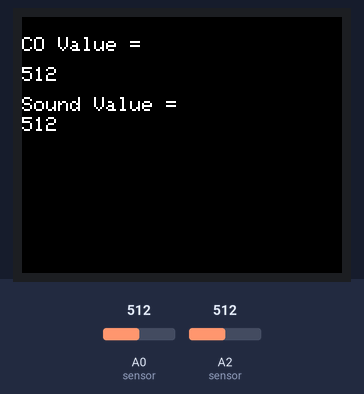
Bench run of a sketch on a simulated Arduino Uno, built with avr-gcc and run on an emulated ATmega328P. On the bench: 160×128 colour display. Inputs (shaded band) come from the test bench; at power-on: A0 (sensor) = 512, A2 (sensor) = 512. What the sketch prints to the serial monitor is not drawn.

Above: at 5.8 s.
5.9 s: A0 (sensor) set to 716
At 10.4 s:
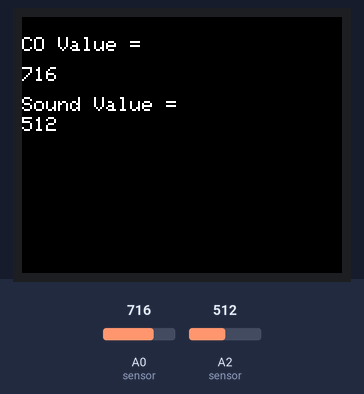
11.9 s: A2 (sensor) set to 306
At 16.4 s:
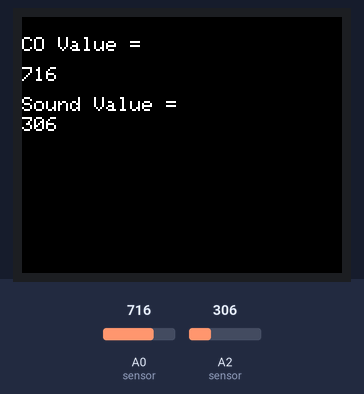
17.9 s: A0 (sensor) set to 900
At 21.1 s:
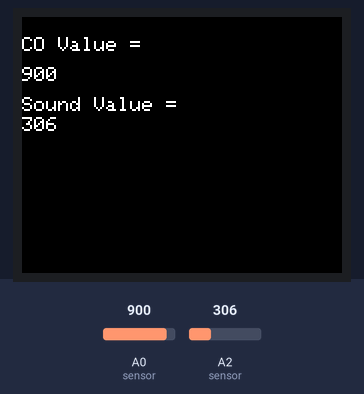
23.9 s: A2 (sensor) set to 122
At 25.8 s:
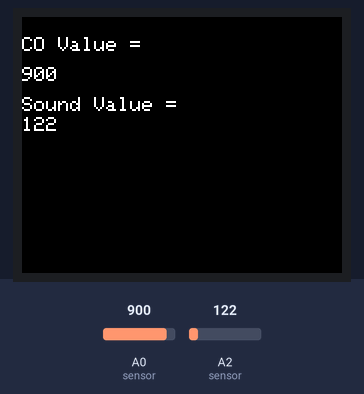
29.9 s: A2 (sensor) set to 0
At 30.5 s:
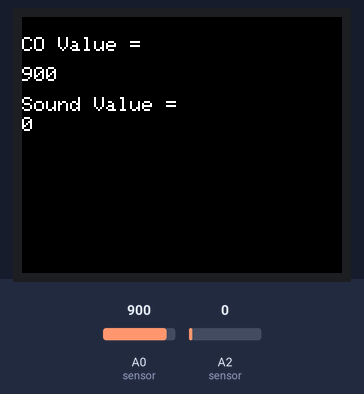
35.9 s: A0 (sensor) set to 1023
At 41.2 s:
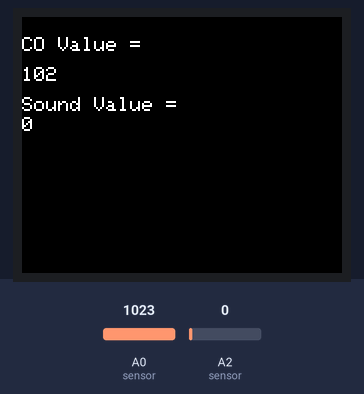
Timing chart, 0 to 42.7 s (numbered marks = the images above; inputs shaded):
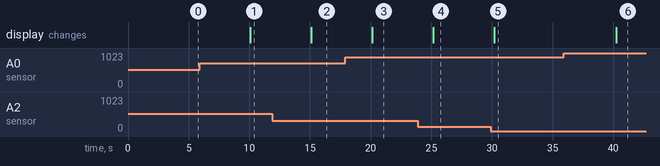

Measured:
- after the input at 5.9 s, the display: changes after 4.2 s (image 1)
- after the input at 11.9 s, the display: changes after 3.2 s (image 2)
- after the input at 17.9 s, the display: changes after 2.2 s (image 3)
- after the input at 23.9 s, the display: changes after 1.3 s (image 4)
- after the input at 29.9 s, the display: changes after 0.30 s (image 5)
- after the input at 35.9 s, the display: changes after 4.3 s (image 6)

The sketch:

exhaust_tft1.ino
```cpp
#include <TFT.h> // Hardware-specific library
#include <SPI.h>

#define CS   10
#define DC   9
#define RESET  8

TFT myScreen = TFT(CS, DC, RESET);

int CO_val = 0; //define var to hold reading
int SND_val = 0; //define var to hold reading
int sensorvaluestart = 0;
int sensorvalueend = 0;
// int timedif = 0;
char COPrintout[4];
char SNDPrintout[4];

void setup() {

  myScreen.begin();
  myScreen.background(0,0,0);  // clear the screen with black
  myScreen.stroke(255,255,255);
  // static text
  myScreen.text("Initialised",0,0);

  // initialize the serial communication:
  Serial.begin(9600);
   }

void loop() {
myScreen.background(0,0,0);  // clear the screen with black

CO_val = analogRead(A0);   // read CO sensor
Serial.println("CO = ");
Serial.println(CO_val);
SND_val = analogRead(A2);   // read sound sensor
Serial.println("SND = ");
Serial.println(SND_val);

myScreen.text("CO Value = ",0,10);

String CO_val_str(CO_val);
CO_val_str.toCharArray(COPrintout, 4);
myScreen.text(COPrintout,0,25);

String SND_val_str(SND_val);
SND_val_str.toCharArray(SNDPrintout, 4);
myScreen.text("Sound Value = ",0,40);
myScreen.text(SNDPrintout,0,50);

delay(5000);
} //end of loop
```
